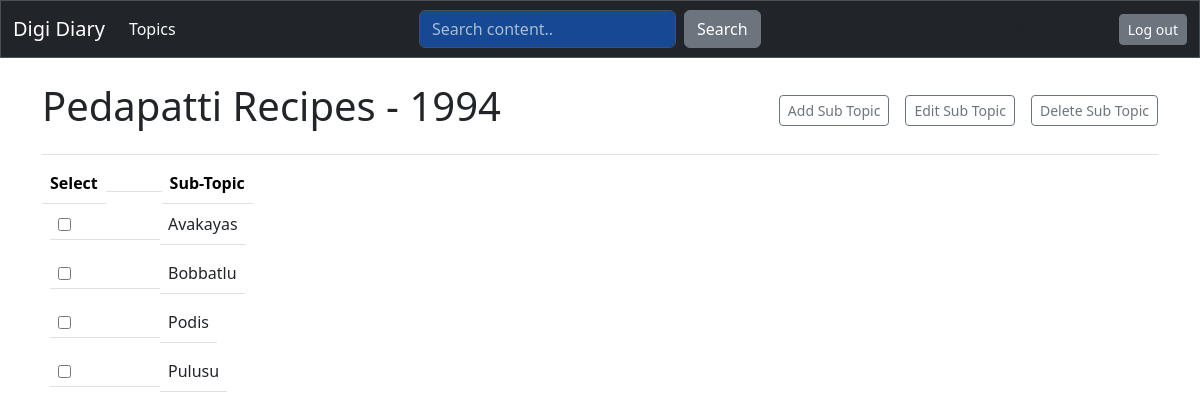
/sub_topics/55/ (signed in), run on an earlier commit of the app's database.
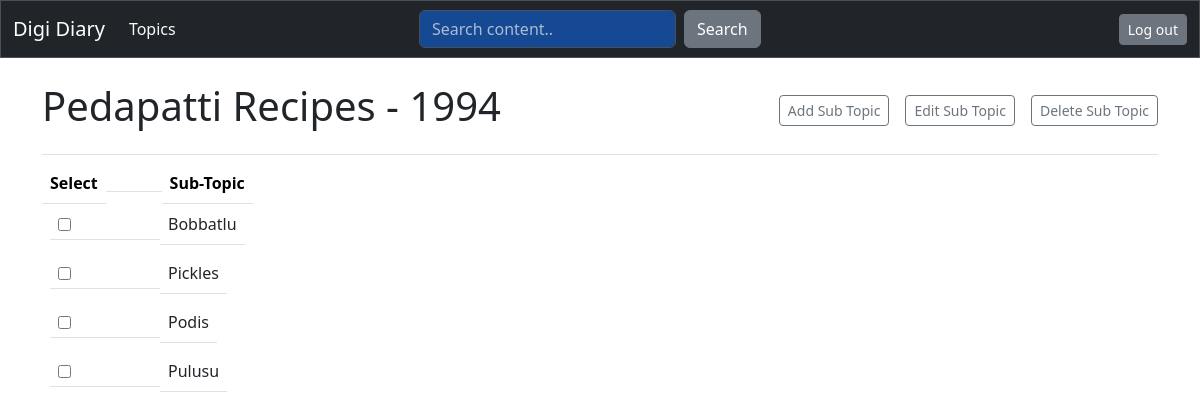
And on a later commit of the database.
### digi_diaries/models.py (models this page shows, shortened)
class Subtopic(models.Model):
    topic = models.ForeignKey(Topic, on_delete=models.CASCADE, related_name="subtopics")
    date_added = models.DateTimeField(auto_now_add=True)
    last_modified = models.DateTimeField(auto_now=True)
    content = RichTextUploadingField()
    title = models.CharField(max_length=200)

### digi_diaries/views.py (the view)
# urls.py: path("sub_topics/<int:topic_id>/", views.sub_topics, name="sub_topics"),
@login_required
def sub_topics(request, topic_id):
    topic = Topic.objects.get(id=topic_id)
    if topic.owner != request.user:
        raise Http404
    query = request.GET.get("q", "")
    sub_topic = topic.subtopics.filter(Q(content__icontains=query)).order_by("title")
    context = {"topic": topic,"sub_topic": sub_topic, "query": query}
    return render(request, "digi_diaries/sub_topics.html", context)

### digi_diaries/templates/digi_diaries/sub_topics.html (shortened to what this page needs)
{% extends 'digi_diaries/base.html' %}
{% block page_header %}
<div class="d-flex justify-content-between align-items-center mb-2">
  <a href="{% url 'digi_diaries:topics' %}" style="text-decoration: none;" class="text-dark"><h1>{{ topic.title }}</h1></a>
  <div class="d-flex gap-3">
    <a href="{% url 'digi_diaries:add_sub_topic' topic.id %}" class="btn btn-outline-secondary btn-sm">Add Sub Topic</a>
    <button type="button" id="edit-button" class="btn btn-outline-secondary btn-sm" style="text-decoration: none;">Edit Sub Topic</button>
    <button type="button" id="delete-button" class="btn btn-outline-secondary btn-sm">Delete Sub Topic</button>
  </div>
</div>
{% endblock page_header %}
{% block content %}
<form method="POST" id="delete-form" action="{% url 'digi_diaries:delete_sub_topic' %}">
  <table class="table">
    <thead>
      <tr class="d-flex align-items-center">
        <th style="width: auto;">Select</th>
        <th style="width: 5%;"></th>
        <th>Sub-Topic</th>
      </tr>
    </thead>
    <tbody>
      {% for subtopic in sub_topic  %}
        <tr class="d-flex align-items-center mb-2 px-2">
          <td class="d-flex align-items-center" style="width: 10%;">
            <input type="checkbox" name="selected_subtopics" value="{{ subtopic.id }}">
          </td>
          <td>
            <a href="{% url 'digi_diaries:sub_topic_entries' topic.id subtopic.id %}" style="text-decoration: none;" class="text-dark">{{ subtopic.title }}</a>
          </td>
        </tr>
        {% empty %}
        <p>There are no entries for this topic yet.</p>
      {% endfor %}
    </tbody>
  </table>
</form>
{% endblock content %}

What changed in the data, as far as the page shows it:
shown differently, row unchanged: Subtopic "Bobbatlu": moves up the list
changed Subtopic: title "Avakayas" → "Pickles"
